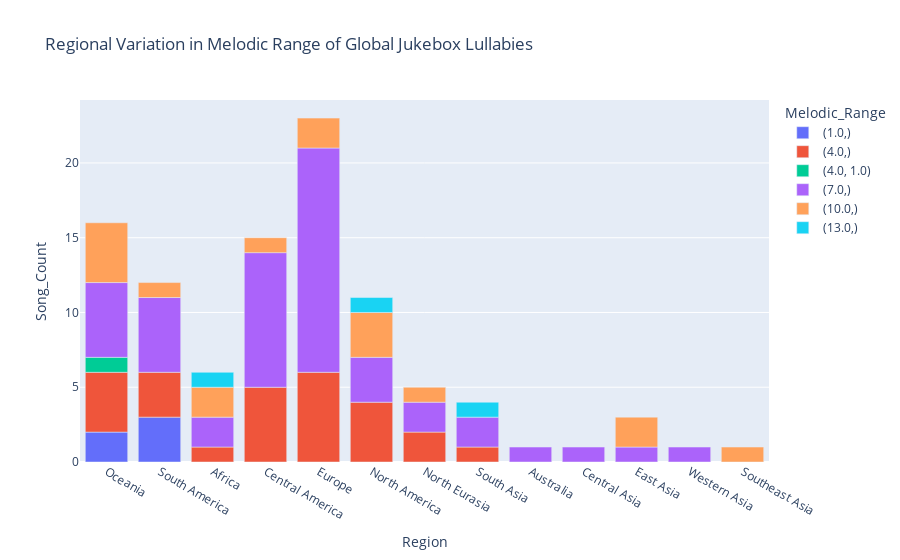

Notebook code for this chart:
### Code cell
import plotly.express as px
fig = px.bar(regional_lullabies, x="Region", y="Song_Count", color="Melodic_Range",
             category_orders={"Melodic_Range": sorted(set([tuple(x) for x in regional_lullabies['Melodic_Range'].tolist()]))},
             title="Regional Variation in Melodic Range of Global Jukebox Lullabies")

# Show the figure
fig.show()

### Figure 1 — Plotly figure (JSON) as saved in the notebook; plotly's stock layout.template omitted (floating-point values rounded to 4 significant figures)
{"data": [{"alignmentgroup": "True", "hovertemplate": "Melodic_Range=(1.0,)<br>Region=%{x}<br>Song_Count=%{y}<extra></extra>", "legendgroup": "(1.0,)", "marker": {"color": "#636efa", "pattern": {"shape": ""}}, "name": "(1.0,)", "offsetgroup": "(1.0,)", "orientation": "v", "showlegend": true, "textposition": "auto", "type": "bar", "x": ["Oceania", "South America"], "xaxis": "x", "y": [2, 3], "yaxis": "y"}, {"alignmentgroup": "True", "hovertemplate": "Melodic_Range=(4.0,)<br>Region=%{x}<br>Song_Count=%{y}<extra></extra>", "legendgroup": "(4.0,)", "marker": {"color": "#EF553B", "pattern": {"shape": ""}}, "name": "(4.0,)", "offsetgroup": "(4.0,)", "orientation": "v", "showlegend": true, "textposition": "auto", "type": "bar", "x": ["Africa", "Central America", "Europe", "North America", "North Eurasia", "Oceania", "South America", "South Asia"], "xaxis": "x", "y": [1, 5, 6, 4, 2, 4, 3, 1], "yaxis": "y"}, {"alignmentgroup": "True", "hovertemplate": "Melodic_Range=(4.0, 1.0)<br>Region=%{x}<br>Song_Count=%{y}<extra></extra>", "legendgroup": "(4.0, 1.0)", "marker": {"color": "#00cc96", "pattern": {"shape": ""}}, "name": "(4.0, 1.0)", "offsetgroup": "(4.0, 1.0)", "orientation": "v", "showlegend": true, "textposition": "auto", "type": "bar", "x": ["Oceania"], "xaxis": "x", "y": [1], "yaxis": "y"}, {"alignmentgroup": "True", "hovertemplate": "Melodic_Range=(7.0,)<br>Region=%{x}<br>Song_Count=%{y}<extra></extra>", "legendgroup": "(7.0,)", "marker": {"color": "#ab63fa", "pattern": {"shape": ""}}, "name": "(7.0,)", "offsetgroup": "(7.0,)", "orientation": "v", "showlegend": true, "textposition": "auto", "type": "bar", "x": ["Africa", "Australia", "Central America", "Central Asia", "East Asia", "Europe", "North America", "North Eurasia", "Oceania", "South America", "South Asia", "Western Asia"], "xaxis": "x", "y": [2, 1, 9, 1, 1, 15, 3, 2, 5, 5, 2, 1], "yaxis": "y"}, {"alignmentgroup": "True", "hovertemplate": "Melodic_Range=(10.0,)<br>Region=%{x}<br>Song_Count=%{y}<extra></extra>", "legendgroup": "(10.0,)", "marker": {"color": "#FFA15A", "pattern": {"shape": ""}}, "name": "(10.0,)", "offsetgroup": "(10.0,)", "orientation": "v", "showlegend": true, "textposition": "auto", "type": "bar", "x": ["Africa", "Central America", "East Asia", "Europe", "North America", "North Eurasia", "Oceania", "South America", "Southeast Asia"], "xaxis": "x", "y": [2, 1, 2, 2, 3, 1, 4, 1, 1], "yaxis": "y"}, {"alignmentgroup": "True", "hovertemplate": "Melodic_Range=(13.0,)<br>Region=%{x}<br>Song_Count=%{y}<extra></extra>", "legendgroup": "(13.0,)", "marker": {"color": "#19d3f3", "pattern": {"shape": ""}}, "name": "(13.0,)", "offsetgroup": "(13.0,)", "orientation": "v", "showlegend": true, "textposition": "auto", "type": "bar", "x": ["Africa", "North America", "South Asia"], "xaxis": "x", "y": [1, 1, 1], "yaxis": "y"}], "layout": {"barmode": "relative", "legend": {"title": {"text": "Melodic_Range"}, "tracegroupgap": 0}, "title": {"text": "Regional Variation in Melodic Range of Global Jukebox Lullabies"}, "xaxis": {"anchor": "y", "domain": [0, 1], "title": {"text": "Region"}}, "yaxis": {"anchor": "x", "domain": [0, 1], "title": {"text": "Song_Count"}}}}
